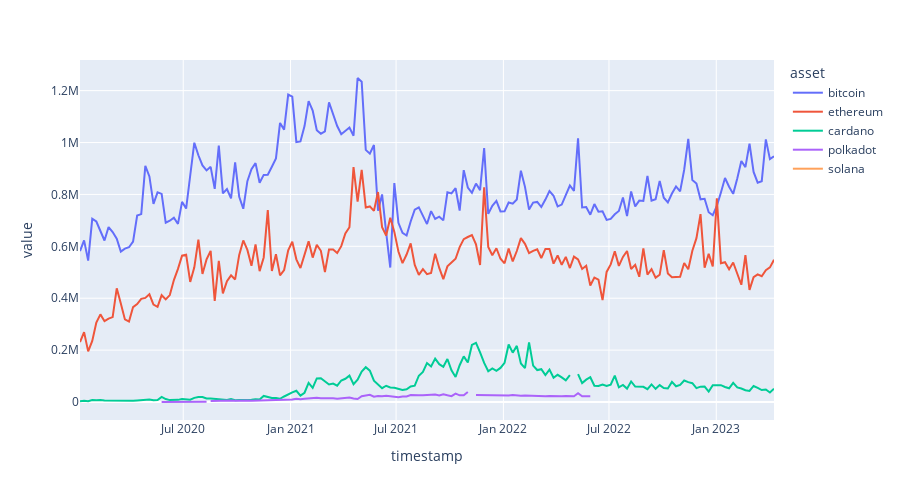

Write notebook code for a chart like this one.
### Code cell
fig = px.line(df, x="timestamp", y=["active_addresses"], color="asset").update_layout(height=500)   #, facet_row="subset"
fig.show()

### Figure 1 — Plotly figure (JSON) as saved in the notebook; plotly's stock layout.template omitted (floating-point values rounded to 4 significant figures; data arrays with more than 128 entries replaced by an {"elided": "..."} marker saying what was removed)
{"data": [{"hovertemplate": "asset=bitcoin<br>variable=active_addresses<br>timestamp=%{x}<br>value=%{y}<extra></extra>", "legendgroup": "bitcoin", "line": {"color": "#636efa", "dash": "solid"}, "marker": {"symbol": "circle"}, "mode": "lines", "name": "bitcoin", "orientation": "v", "showlegend": true, "type": "scatter", "x": {"elided": "171 str values"}, "xaxis": "x", "y": {"elided": "171 int values"}, "yaxis": "y"}, {"hovertemplate": "asset=ethereum<br>variable=active_addresses<br>timestamp=%{x}<br>value=%{y}<extra></extra>", "legendgroup": "ethereum", "line": {"color": "#EF553B", "dash": "solid"}, "marker": {"symbol": "circle"}, "mode": "lines", "name": "ethereum", "orientation": "v", "showlegend": true, "type": "scatter", "x": {"elided": "171 str values"}, "xaxis": "x", "y": {"elided": "171 int values"}, "yaxis": "y"}, {"hovertemplate": "asset=cardano<br>variable=active_addresses<br>timestamp=%{x}<br>value=%{y}<extra></extra>", "legendgroup": "cardano", "line": {"color": "#00cc96", "dash": "solid"}, "marker": {"symbol": "circle"}, "mode": "lines", "name": "cardano", "orientation": "v", "showlegend": true, "type": "scatter", "x": {"elided": "171 str values"}, "xaxis": "x", "y": {"elided": "171 int values"}, "yaxis": "y"}, {"hovertemplate": "asset=polkadot<br>variable=active_addresses<br>timestamp=%{x}<br>value=%{y}<extra></extra>", "legendgroup": "polkadot", "line": {"color": "#ab63fa", "dash": "solid"}, "marker": {"symbol": "circle"}, "mode": "lines", "name": "polkadot", "orientation": "v", "showlegend": true, "type": "scatter", "x": {"elided": "151 str values"}, "xaxis": "x", "y": {"elided": "151 int values"}, "yaxis": "y"}, {"hovertemplate": "asset=solana<br>variable=active_addresses<br>timestamp=%{x}<br>value=%{y}<extra></extra>", "legendgroup": "solana", "line": {"color": "#FFA15A", "dash": "solid"}, "marker": {"symbol": "circle"}, "mode": "lines", "name": "solana", "orientation": "v", "showlegend": true, "type": "scatter", "x": {"elided": "158 str values"}, "xaxis": "x", "y": {"elided": "158 null values"}, "yaxis": "y"}], "layout": {"height": 500, "legend": {"title": {"text": "asset"}, "tracegroupgap": 0}, "margin": {"t": 60}, "xaxis": {"anchor": "y", "domain": [0, 1], "title": {"text": "timestamp"}}, "yaxis": {"anchor": "x", "domain": [0, 1], "title": {"text": "value"}}}}
